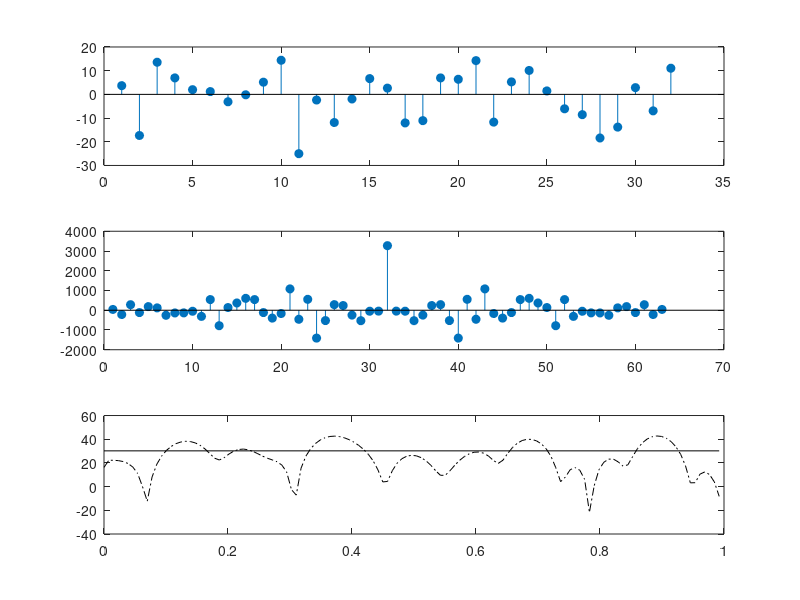

Here is the MATLAB script that generated this plot: (Note: this script raises an error after producing the figure.)

clear;close all;clc;

x = wgn(32, 1, 20);
figure(1); subplot(3, 1,1);stem(x, 'filled');
X = xcorr(x); subplot(3, 1,2);stem(X, 'filled');

px = periodogram(x);
f = (0:(length(px)-1))/length(px);
y = mean(px);
subplot(3,1,3); plot(f, mag2db(px), 'k-.'); hold on; plot([f(1) f(end)], mag2db([y y]), 'k-')

yline(0);